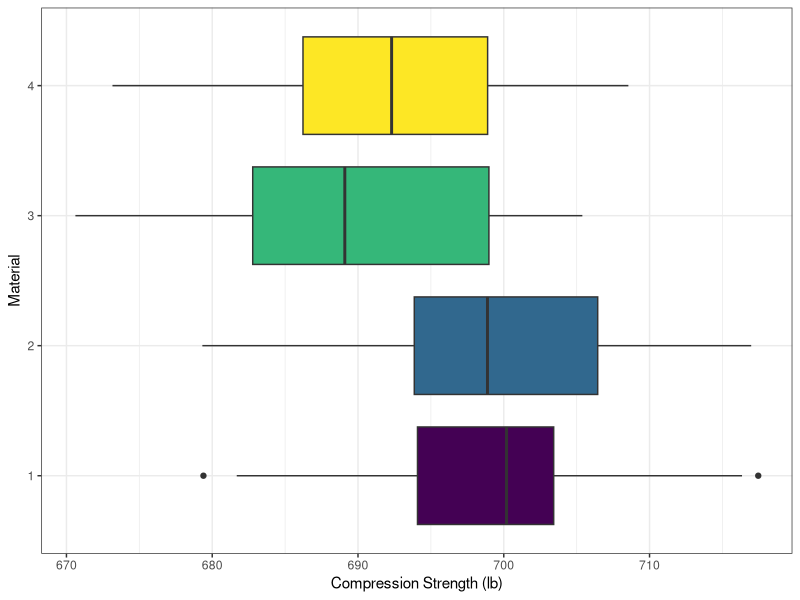
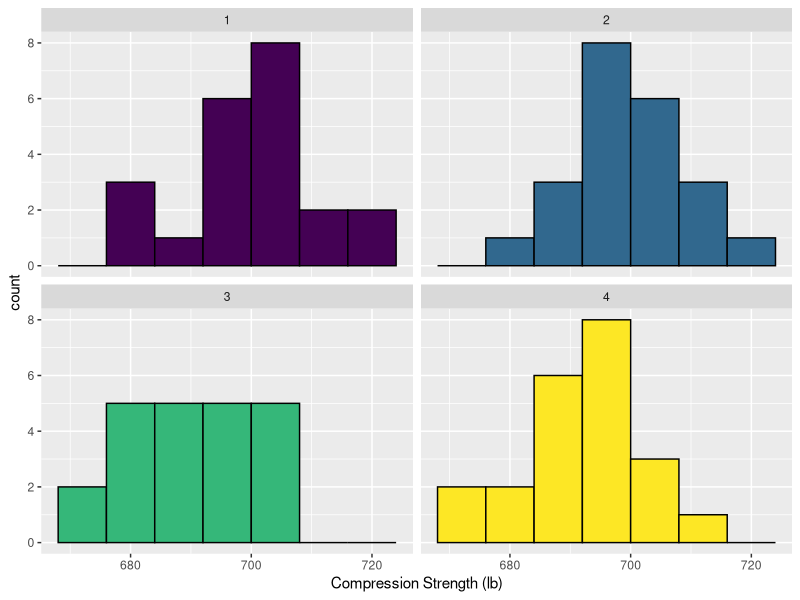

Reproduce these figures in R, in order.
library(tidyverse)

mat_1 <- rnorm(22, 700, 10)
mat_2 <- rnorm(22, 699, 10)
mat_3 <- rnorm(22, 690, 10)
mat_4 <- rnorm(22, 690, 10)


boxes <- tibble(
  material = c(rep(1, 22), rep(2, 22), rep(3, 22), rep(4, 22)),
  strength = c(mat_1, mat_2, mat_3, mat_4)
)

write_csv(boxes, "boxes.csv")

ggplot(boxes, aes(x = strength, y = as.factor(material))) + 
  geom_boxplot(aes(fill = as.factor(material))) + 
  labs(x = "Compression Strength (lb)", 
       y = "Material") + 
  scale_fill_viridis_d(guide = "none") + 
  theme_bw()

ggplot(boxes, aes(x = strength)) +
  geom_histogram(binwidth = 8, aes(fill = as.factor(material)), 
                 color = "black") + 
  facet_wrap(~ material) + 
  scale_fill_viridis_d(guide = "none") + 
  labs(x = "Compression Strength (lb)")

mod <- lm(strength ~ as.factor(material), data = boxes)
summary(mod)
anova(mod)

pairwise.t.test(boxes$strength, as.factor(boxes$material), 
                pool.sd = FALSE,
                p.adjust.method = "bonf")

pair12 <- boxes |>
  filter(material == 1 | material == 2)

t.test(strength ~ material, pair12)

pair13 <- boxes |>
  filter(material == 1 | material == 3)
t.test(strength ~ material, pair13, var.equal = TRUE)

K <- (4*(4-1))/2
0.001658 * K
